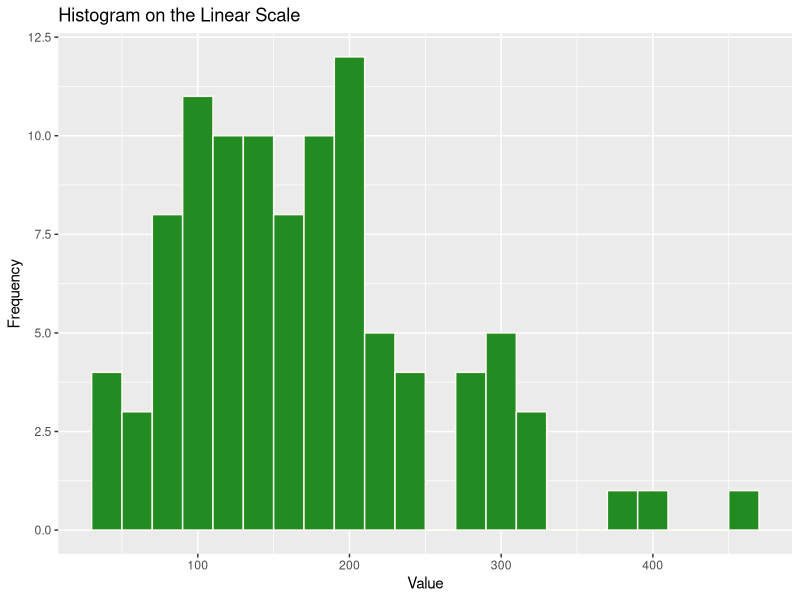
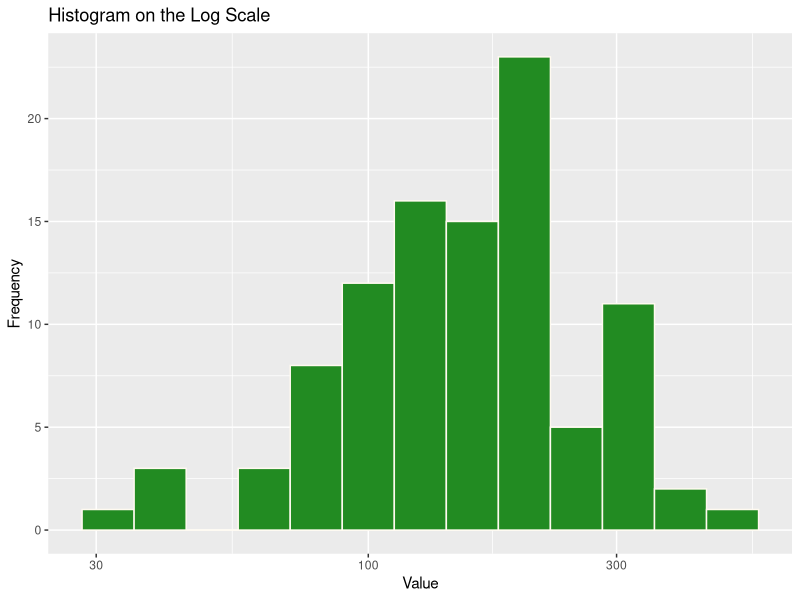
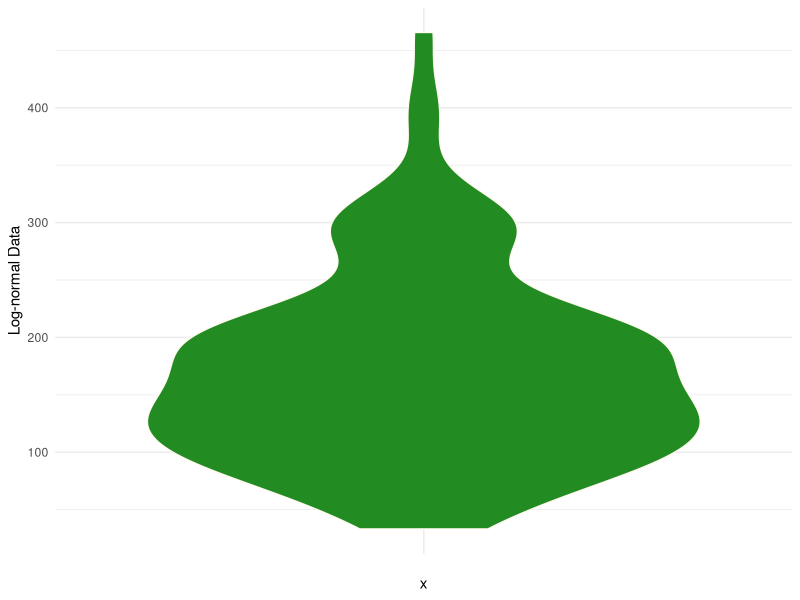

Write R code to recreate these figures, in order.
## ---- chunk 1
set.seed(42)
data <- rlnorm(100, meanlog = 5, sdlog = 0.5)
## ---- chunk 2
mean <- mean(data)
standard_deviation <- sd(data)
## ---- chunk 3
library(ggplot2)
#hist(data)
data_df <- data.frame(data)
p <- ggplot(data = data_df, aes(x=data)) +
  geom_histogram(binwidth = 20, fill = "forestgreen", color = "floralwhite") +
  labs(x = "Value", y = "Frequency", title = "Histogram on the Linear Scale")
p
## ---- chunk 4
#hist(log(data))
p <- ggplot(data = data_df, aes(x=data)) +
  geom_histogram(binwidth = 0.1, fill = "forestgreen", color = "floralwhite") +
  labs(x = "Value", y = "Frequency", title = "Histogram on the Log Scale") +
  scale_x_log10()
p
## ---- chunk 5
p <- ggplot(data = NULL, aes(x = "", y = data)) +
  geom_violin(fill = "forestgreen", color = "floralwhite") +
  labs(y = "Log-normal Data") +
  theme_minimal()
p
